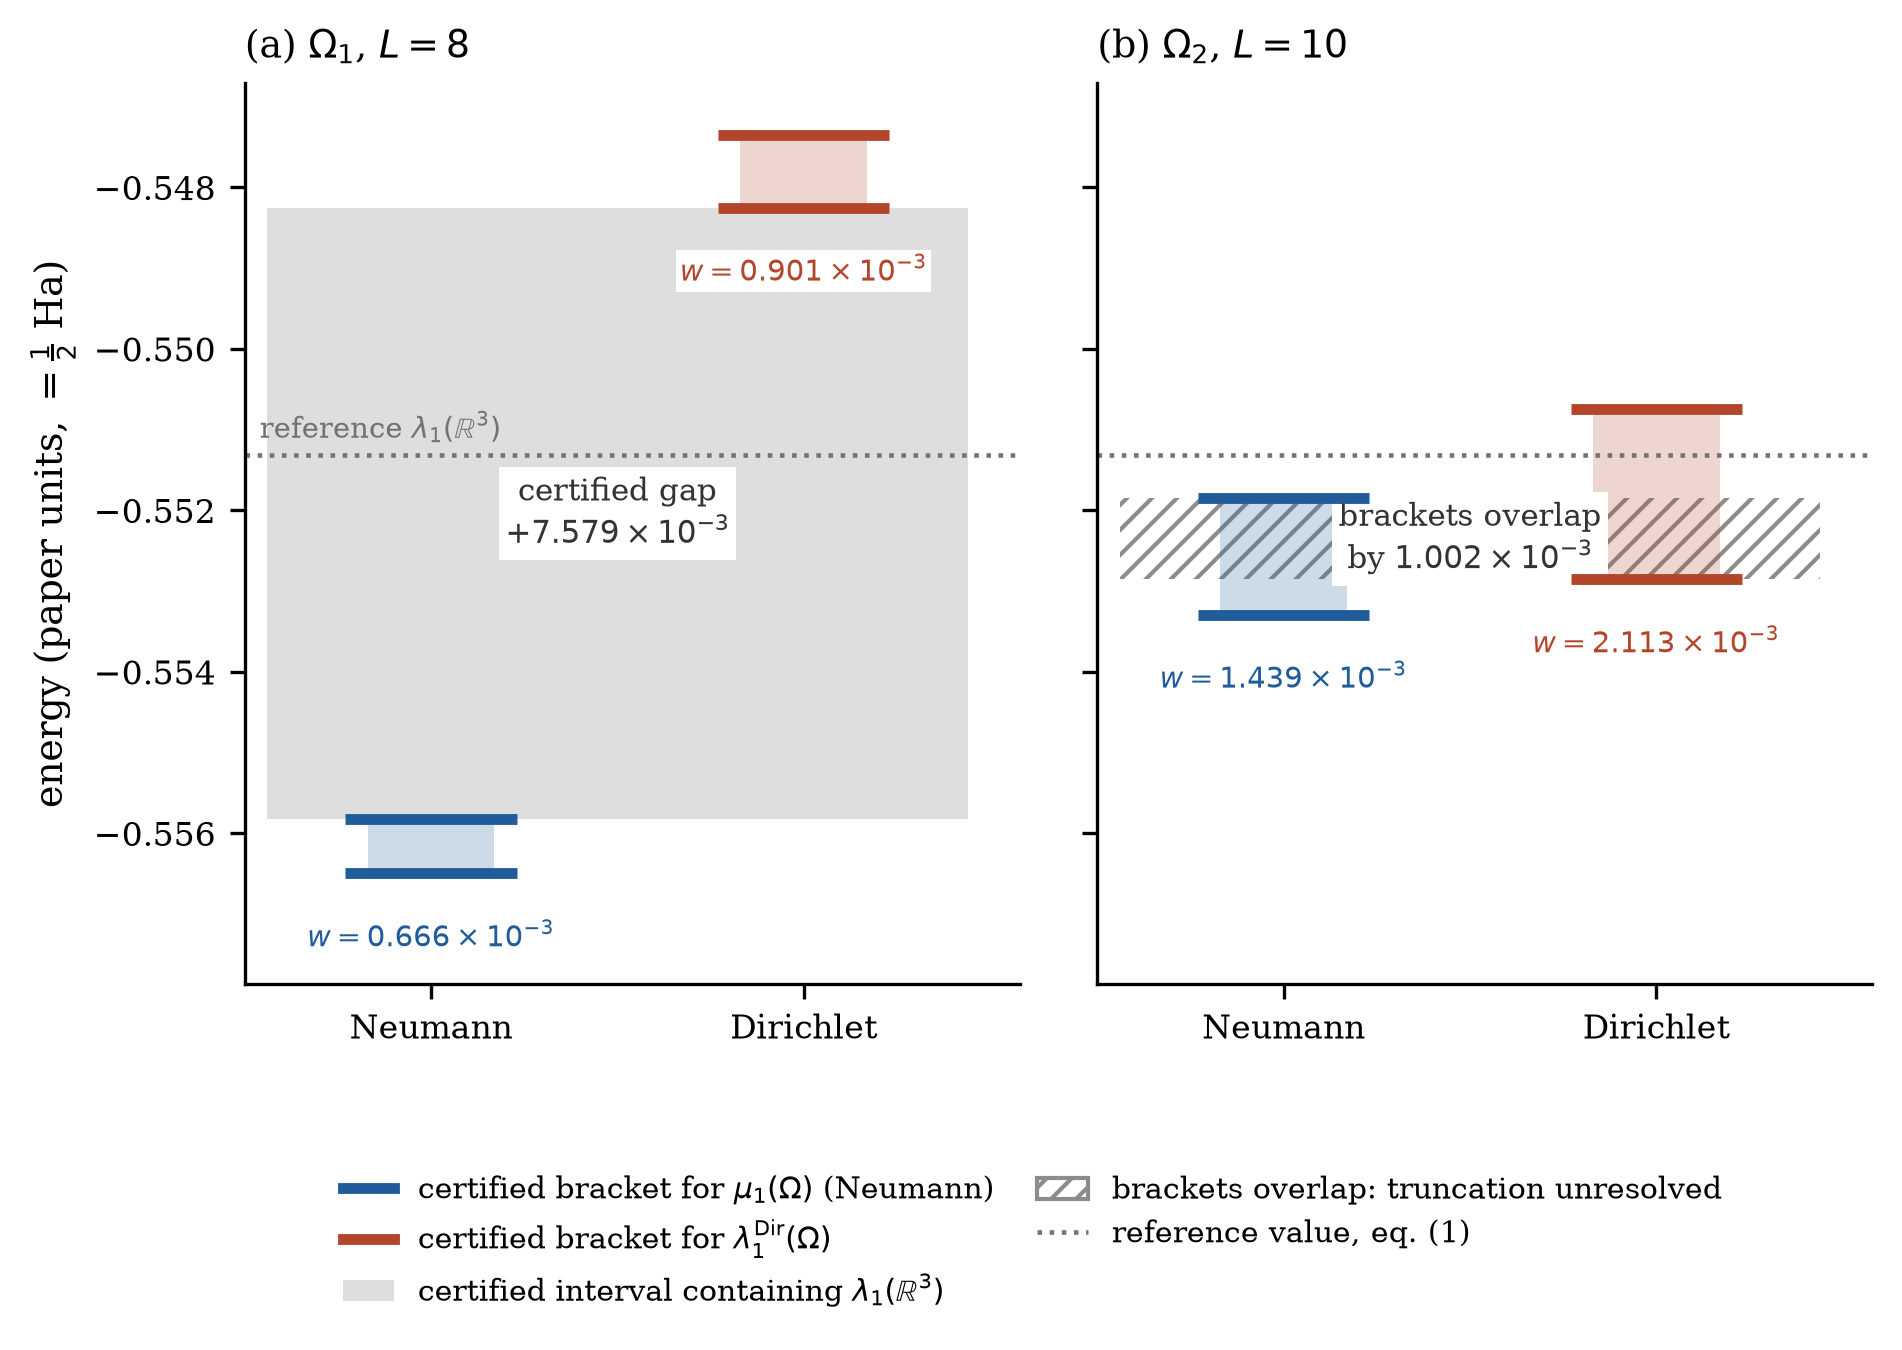

Source code (Python):
"""Regenerate Figure 2 (fig:twosided): two-sided brackets for BOTH boundary conditions on the
two truncation boxes, every endpoint operator-certified.  Energies in paper units (= 1/2 hartree).

Sources, all read below, nothing typed in:
  Omega_1 (L=8)   ../certificates/L8/cert_SL8_dirLG.json    CERTIFIED_LOWER.L_LG        (Dir lower)
                  ../certificates/L8/cert_SL8_dir_encl.json  ooo Galerkin enclosure     (Dir upper)
                  ../certificates/L8/cert_SL8_neumann.json   CERTIFIED_LOWER / mu1N     (Neu both)
  Omega_2 (L=10)  ../certificates/L8/cert_SL1_neumann_shiftN80.json CERTIFIED_ENCLOSURE  (Neu both, N_aux=80 shift)
                  ../certificates/L8/cert_SL1_dirLG_G0.json  CERTIFIED_LOWER.L_LG       (Dir lower)
                  same file's stage_dir enclosure            (Dir upper)
"""
import json, os
import matplotlib as mpl, matplotlib.pyplot as plt

V = {
 "Om1": dict(L=8,  neu=(-0.5564944467824754, -0.5558289240412323),
                   dir=(-0.5482494847343121, -0.5473483990343442)),
 "Om2": dict(L=10, neu=(-0.5532907722271889, -0.5518514996588340),
                   dir=(-0.5528533308459372, -0.5507405804827743)),
}
REF = -0.55131710724745
NEU_C, DIR_C, GREY = "#1f5c99", "#b3452b", "0.45"

mpl.rcParams.update({"font.size": 9, "axes.labelsize": 9, "axes.titlesize": 9,
                     "xtick.labelsize": 8, "ytick.labelsize": 8, "font.family": "serif",
                     "axes.spines.top": False, "axes.spines.right": False,
                     "figure.dpi": 140, "savefig.dpi": 300})

# One y-range for both panels, so the two boxes are directly comparable.
allv = [x for v in V.values() for x in (list(v["neu"]) + list(v["dir"]))] + [REF]
span = max(allv) - min(allv)
YLIM = (min(allv) - 0.15 * span, max(allv) + 0.07 * span)   # room below for the width labels

fig, axes = plt.subplots(1, 2, figsize=(7.0, 3.9), sharey=True,
                         gridspec_kw=dict(wspace=0.10))

for ax, key, ltr in zip(axes, ("Om1", "Om2"), ("a", "b")):
    v = V[key]
    gap = v["dir"][0] - v["neu"][1]
    if gap > 0:                       # brackets disjoint: shade where lambda_1(R^3) must lie
        ax.add_patch(mpl.patches.Rectangle((-0.44, v["neu"][1]), 1.88, gap, facecolor="0.87",
                                           edgecolor="none", zorder=0))
        ax.annotate("certified gap\n$%+.3f\\times10^{-3}$" % (gap * 1e3),
                    (0.5, v["neu"][1] + gap / 2), ha="center", va="center",
                    fontsize=7.4, color="0.20",
                    bbox=dict(boxstyle="square,pad=0.22", fc="white", ec="none"))
    else:                             # brackets overlap: hatch the overlapping interval
        ax.add_patch(mpl.patches.Rectangle((-0.44, v["dir"][0]), 1.88, -gap, facecolor="none",
                                           edgecolor="0.55", hatch="////", lw=0.0, zorder=0))
        ax.annotate("brackets overlap\nby $%.3f\\times10^{-3}$" % (-gap * 1e3),
                    (0.5, v["dir"][0] - gap / 2), ha="center", va="center",
                    fontsize=7.4, color="0.20",
                    bbox=dict(boxstyle="square,pad=0.22", fc="white", ec="none"))
    for i, (which, col) in enumerate(((v["neu"], NEU_C), (v["dir"], DIR_C))):
        lo, hi = which
        ax.add_patch(mpl.patches.Rectangle((i - 0.17, lo), 0.34, hi - lo, facecolor=col,
                                           alpha=0.22, edgecolor="none", zorder=1))
        for y in (lo, hi):
            ax.plot([i - 0.23, i + 0.23], [y, y], color=col, lw=2.6,
                    solid_capstyle="butt", zorder=3)
        ax.annotate("$w=%.3f\\times10^{-3}$" % ((hi - lo) * 1e3), (i, lo), xytext=(0, -11),
                    textcoords="offset points", ha="center", va="top", fontsize=7, color=col,
                    bbox=dict(boxstyle="square,pad=0.12", fc="white", ec="none"))
    ax.axhline(REF, ls=":", lw=1.1, color=GREY, zorder=2)
    ax.set_xticks([0, 1]); ax.set_xticklabels(["Neumann", "Dirichlet"])
    ax.set_xlim(-0.50, 1.58)
    ax.set_ylim(*YLIM)
    ax.set_title(r"(%s) $\Omega_%d$, $L=%d$" % (ltr, int(key[-1]), v["L"]), loc="left")

axes[0].set_ylabel(r"energy (paper units, $=\frac{1}{2}$ Ha)")
axes[0].annotate(r"reference $\lambda_1(\mathbb{R}^3)$", (-0.46, REF), xytext=(0, 4),
                 textcoords="offset points", ha="left", fontsize=7, color=GREY)
handles = [mpl.lines.Line2D([], [], color=NEU_C, lw=2.6,
                            label=r"certified bracket for $\mu_1(\Omega)$ (Neumann)"),
           mpl.lines.Line2D([], [], color=DIR_C, lw=2.6,
                            label=r"certified bracket for $\lambda_1^{\rm Dir}(\Omega)$"),
           mpl.patches.Patch(facecolor="0.87", edgecolor="none",
                             label=r"certified interval containing $\lambda_1(\mathbb{R}^3)$"),
           mpl.patches.Patch(facecolor="none", edgecolor="0.55", hatch="////",
                             label="brackets overlap: truncation unresolved"),
           mpl.lines.Line2D([], [], color=GREY, lw=1.1, ls=":", label=r"reference value, eq. (1)")]
fig.legend(handles=handles, loc="lower center", bbox_to_anchor=(0.5, -0.19), ncol=2,
           frameon=False, fontsize=7.2, handlelength=1.7, labelspacing=0.45, columnspacing=1.4)

fig.savefig("fig2_twosided.pdf", bbox_inches="tight")
fig.savefig("fig2_twosided.png", dpi=300, bbox_inches="tight")
print("wrote fig2_twosided.pdf and .png")
print("shared y-range: [%.6f, %.6f]  span %.4e" % (YLIM[0], YLIM[1], YLIM[1] - YLIM[0]))
for k, v in V.items():
    print("  %s: Neu w=%.4e  Dir w=%.4e  gap=%+.6e" %
          (k, v["neu"][1]-v["neu"][0], v["dir"][1]-v["dir"][0], v["dir"][0]-v["neu"][1]))
